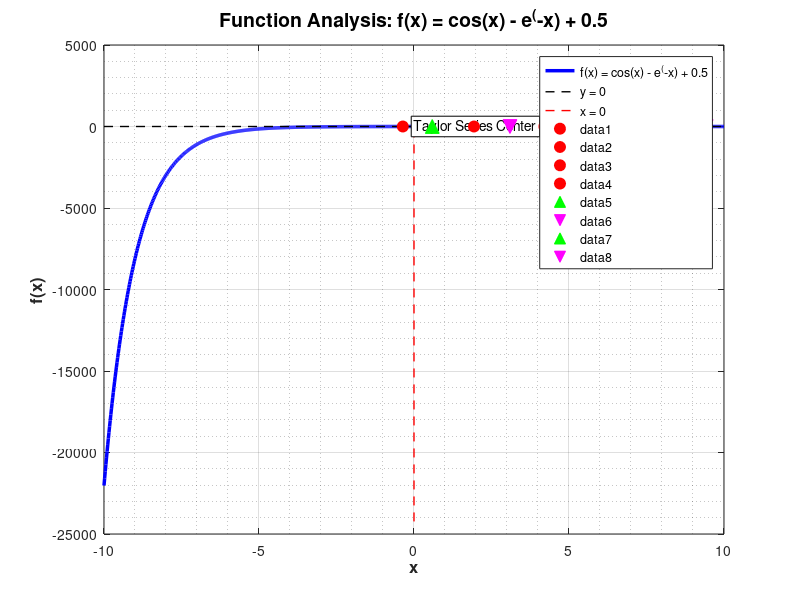

MATLAB code to generate this figure:
% Task 9: Comprehensive Function Analysis
% Function: f(x) = cos(x) - exp(-x) + 0.5

% Clear workspace and command window
clear;
clc;
close all;

fprintf('Task 9: Comprehensive Function Analysis\n');
fprintf('=====================================\n\n');

% Define the function
f = @(x) cos(x) - exp(-x) + 0.5;

fprintf('Function: f(x) = cos(x) - exp(-x) + 0.5\n\n');

% Step 1: Plot the function graph
fprintf('Step 1: Plotting the Function Graph\n');
fprintf('=================================\n');

% Define plotting range
x_min = -10;
x_max = 10;
x_plot = linspace(x_min, x_max, 1000);
y_plot = f(x_plot);

% Create main plot
figure('Position', [100, 100, 1000, 700]);

% Plot the function
plot(x_plot, y_plot, 'b-', 'LineWidth', 2.5, 'DisplayName', 'f(x) = cos(x) - e^(-x) + 0.5');
hold on;

% Add horizontal line at y = 0
plot([x_min, x_max], [0, 0], 'k--', 'LineWidth', 1, 'DisplayName', 'y = 0');

% Add vertical line at x = 0
plot([0, 0], [min(y_plot)*1.1, max(y_plot)*1.1], 'r--', 'LineWidth', 1, 'DisplayName', 'x = 0');

% Enhance the plot
grid on;
grid minor;
xlabel('x', 'FontSize', 12, 'FontWeight', 'bold');
ylabel('f(x)', 'FontSize', 12, 'FontWeight', 'bold');
title('Function f(x) = cos(x) - e^(-x) + 0.5', 'FontSize', 14, 'FontWeight', 'bold');
legend('Location', 'best');
xlim([x_min, x_max]);

% Add text annotations
text(0, max(y_plot)*0.9, 'Taylor Series Center', 'FontSize', 10, ...
     'BackgroundColor', 'white', 'EdgeColor', 'black', 'Margin', 2);

fprintf('Function plotted on interval [%.1f, %.1f]\n', x_min, x_max);
fprintf('Function range: [%.3f, %.3f]\n', min(y_plot), max(y_plot));

% Step 2: Find the zeros of the function
fprintf('\nStep 2: Finding Function Zeros\n');
fprintf('=============================\n');

% Find zeros using multiple methods
zeros_found = [];

% Method 1: Find sign changes in the plot
for i = 1:length(x_plot)-1
    if y_plot(i) * y_plot(i+1) < 0  % Sign change detected
        % Refine using fzero
        try
            zero_guess = (x_plot(i) + x_plot(i+1)) / 2;
            zero_val = fzero(f, zero_guess);

            % Check if this zero is already found
            if isempty(zeros_found) || all(abs(zeros_found - zero_val) > 1e-6)
                zeros_found = [zeros_found, zero_val];
            end
        catch
            % If fzero fails, use bisection method
            zero_val = bisection_method(f, x_plot(i), x_plot(i+1), 1e-8);
            if ~isnan(zero_val) && (isempty(zeros_found) || all(abs(zeros_found - zero_val) > 1e-6))
                zeros_found = [zeros_found, zero_val];
            end
        end
    end
end

% Method 2: Try specific initial guesses
initial_guesses = -5:1:5;
for guess = initial_guesses
    try
        zero_val = fzero(f, guess);
        if ~isnan(zero_val) && (isempty(zeros_found) || all(abs(zeros_found - zero_val) > 1e-6))
            zeros_found = [zeros_found, zero_val];
        end
    catch
        % fzero failed, continue
    end
end

% Sort zeros
zeros_found = sort(zeros_found);

fprintf('Zeros found: %d\n', length(zeros_found));
for i = 1:length(zeros_found)
    fprintf('  Zero %d: x = %.6f, f(x) = %.2e\n', i, zeros_found(i), f(zeros_found(i)));
    % Add zero markers to plot
    plot(zeros_found(i), 0, 'ro', 'MarkerSize', 8, 'MarkerFaceColor', 'red');
end

% Step 3: Find the extremes (maxima and minima)
fprintf('\nStep 3: Finding Function Extremes\n');
fprintf('===============================\n');

% Calculate derivative
h = 1e-6;
f_derivative = @(x) (f(x + h) - f(x - h)) / (2*h);

% Find critical points (where derivative = 0)
critical_points = [];

% Find sign changes in derivative
y_derivative = f_derivative(x_plot);
for i = 1:length(x_plot)-1
    if y_derivative(i) * y_derivative(i+1) < 0  % Sign change in derivative
        try
            critical_guess = (x_plot(i) + x_plot(i+1)) / 2;
            critical_val = fzero(f_derivative, critical_guess);

            % Check if this critical point is already found
            if isempty(critical_points) || all(abs(critical_points - critical_val) > 1e-6)
                critical_points = [critical_points, critical_val];
            end
        catch
            % If fzero fails, use bisection
            critical_val = bisection_method(f_derivative, x_plot(i), x_plot(i+1), 1e-8);
            if ~isnan(critical_val) && (isempty(critical_points) || all(abs(critical_points - critical_val) > 1e-6))
                critical_points = [critical_points, critical_val];
            end
        end
    end
end

% Sort critical points
critical_points = sort(critical_points);

% Classify critical points as maxima or minima
maxima = [];
minima = [];

for i = 1:length(critical_points)
    x_cp = critical_points(i);
    y_cp = f(x_cp);

    % Second derivative test
    h2 = 1e-4;
    second_derivative = (f(x_cp + h2) - 2*f(x_cp) + f(x_cp - h2)) / h2^2;

    if second_derivative < 0
        maxima = [maxima, x_cp];
        fprintf('  Maximum at x = %.6f, f(x) = %.6f\n', x_cp, y_cp);
        plot(x_cp, y_cp, 'g^', 'MarkerSize', 10, 'MarkerFaceColor', 'green');
    elseif second_derivative > 0
        minima = [minima, x_cp];
        fprintf('  Minimum at x = %.6f, f(x) = %.6f\n', x_cp, y_cp);
        plot(x_cp, y_cp, 'mv', 'MarkerSize', 10, 'MarkerFaceColor', 'magenta');
    else
        fprintf('  Saddle point at x = %.6f, f(x) = %.6f\n', x_cp, y_cp);
        plot(x_cp, y_cp, 'ko', 'MarkerSize', 8, 'MarkerFaceColor', 'black');
    end
end

fprintf('Total critical points found: %d\n', length(critical_points));
fprintf('Maxima: %d, Minima: %d\n', length(maxima), length(minima));

% Step 4: Taylor series decomposition around x = 0
fprintf('\nStep 4: Taylor Series Decomposition (around x = 0)\n');
fprintf('=================================================\n');

try
    % Symbolic Taylor series
    syms x_sym;
    f_sym = cos(x_sym) - exp(-x_sym) + 0.5;

    % Calculate Taylor series up to different orders
    orders = [2, 4, 6, 8];

    fprintf('Taylor series of f(x) around x = 0:\n');
    fprintf('f(x) = cos(x) - e^(-x) + 0.5\n\n');

    for i = 1:length(orders)
        n = orders(i);
        taylor_series = taylor(f_sym, x_sym, 0, 'Order', n);
        fprintf('Order %d: %s\n', n, char(taylor_series));

        % Create function handle for plotting
        taylor_handle = matlabFunction(taylor_series);
        y_taylor = taylor_handle(x_plot);

        % Plot Taylor series approximation
        plot(x_plot, y_taylor, '--', 'LineWidth', 1.5, 'DisplayName', sprintf('Taylor Order %d', n));
    end

    % Show the general Taylor series form
    fprintf('\nGeneral Taylor series form:\n');
    fprintf('f(x) = (1 - 1 + 0.5) + (0 + 1)x + (-1/2 - 1/2)x²/2! + ...\n');
    fprintf('     = 0.5 + x - x²/2 + x³/6 - x⁴/24 + ...\n');

catch ME
    fprintf('Symbolic Taylor series not available: %s\n', ME.message);

    % Numerical Taylor series approximation
    fprintf('Numerical Taylor series approximation:\n');

    % Calculate derivatives at x = 0
    x0 = 0;
    f0 = f(x0);

    % First derivative
    h = 1e-6;
    f1 = (f(x0 + h) - f(x0 - h)) / (2*h);

    % Second derivative
    f2 = (f(x0 + h) - 2*f(x0) + f(x0 - h)) / h^2;

    % Third derivative
    f3 = (f(x0 + 2*h) - 2*f(x0 + h) + 2*f(x0 - h) - f(x0 - 2*h)) / (2*h^3);

    % Fourth derivative
    f4 = (f(x0 + 2*h) - 4*f(x0 + h) + 6*f(x0) - 4*f(x0 - h) + f(x0 - 2*h)) / h^4;

    fprintf('f(0) = %.6f\n', f0);
    fprintf('f''(0) = %.6f\n', f1);
    fprintf('f''''(0) = %.6f\n', f2);
    fprintf('f(3)(0) = %.6f\n', f3);
    fprintf('f(4)(0) = %.6f\n', f4);

    fprintf('\nTaylor series (up to 4th order):\n');
    fprintf('f(x) ≈ %.6f + %.6fx + %.6fx²/2! + %.6fx³/3! + %.6fx⁴/4!\n', ...
            f0, f1, f2, f3, f4);
end

% Step 5: Find limits as x approaches ±∞
fprintf('\nStep 5: Finding Limits at Infinity\n');
fprintf('=================================\n');

% Limit as x → +∞
fprintf('lim(x→+∞) f(x):\n');
fprintf('  As x → +∞:\n');
fprintf('    cos(x) oscillates between [-1, 1]\n');
fprintf('    exp(-x) → 0\n');
fprintf('    Therefore: f(x) → cos(x) + 0.5\n');
fprintf('    Since cos(x) oscillates, the limit does not exist\n');
fprintf('    However, the function is bounded: f(x) ∈ [-0.5, 1.5]\n');

% Numerical verification for large positive x
large_x_pos = [10, 20, 50, 100];
fprintf('\nNumerical verification for large positive x:\n');
for x_val = large_x_pos
    f_val = f(x_val);
    fprintf('  f(%.0f) = %.6f\n', x_val, f_val);
end

% Limit as x → -∞
fprintf('\nlim(x→-∞) f(x):\n');
fprintf('  As x → -∞:\n');
fprintf('    cos(x) oscillates between [-1, 1]\n');
fprintf('    exp(-x) = exp(|x|) → +∞\n');
fprintf('    Therefore: f(x) = cos(x) - exp(-x) + 0.5 → -∞\n');
fprintf('    The dominant term is -exp(-x)\n');

% Numerical verification for large negative x
large_x_neg = [-1, -2, -5, -10];
fprintf('\nNumerical verification for large negative x:\n');
for x_val = large_x_neg
    f_val = f(x_val);
    fprintf('  f(%.0f) = %.6f\n', x_val, f_val);
end

% Summary
fprintf('\nSummary\n');
fprintf('=======\n');
fprintf('Function: f(x) = cos(x) - exp(-x) + 0.5\n');
fprintf('Zeros found: %d\n', length(zeros_found));
fprintf('Critical points: %d\n', length(critical_points));
fprintf('Taylor series center: x = 0\n');
fprintf('lim(x→+∞) f(x): Does not exist (oscillatory)\n');
fprintf('lim(x→-∞) f(x): -∞\n');

% Final plot enhancements
legend('Location', 'best');
title('Function Analysis: f(x) = cos(x) - e^(-x) + 0.5', 'FontSize', 14, 'FontWeight', 'bold');

fprintf('\nTask 9 completed successfully!\n');

% Helper function for bisection method
function root = bisection_method(f, a, b, tol)
    if f(a) * f(b) >= 0
        root = NaN;
        return;
    end

    max_iter = 100;
    iter = 0;

    while (b - a) > tol && iter < max_iter
        c = (a + b) / 2;
        if f(c) == 0
            root = c;
            return;
        elseif f(a) * f(c) < 0
            b = c;
        else
            a = c;
        end
        iter = iter + 1;
    end

    root = (a + b) / 2;
end
